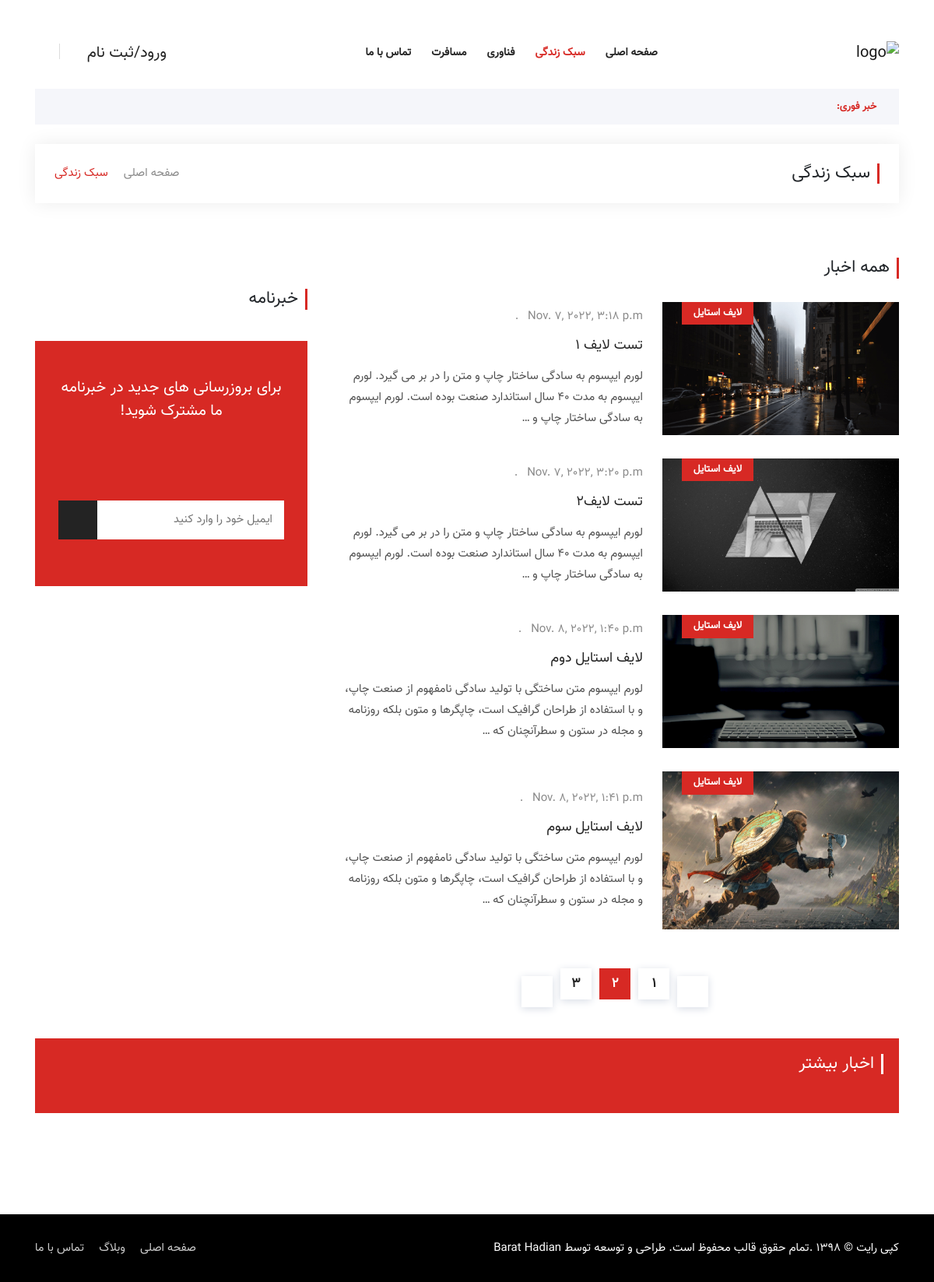
The app's page /lifestyle/ with its own data.
### Blog/models.py (models this page shows, shortened)
class Article(models.Model):
    author = models.ForeignKey(User, on_delete=models.CASCADE)
    category = models.ManyToManyField(Category, related_name='articles')
    title = models.CharField(max_length=100)
    body = models.TextField(max_length=2000)
    created = models.DateTimeField(auto_now_add=True)
    updated = models.DateTimeField(auto_now_add=True)
    image = models.ImageField(upload_to='profile/image', blank=True, null=True)

class Category(models.Model):
    title = models.CharField(max_length=100)
    created = models.DateTimeField(auto_now_add=True)
    class Meta:
        verbose_name_plural = "categories"
    def __str__(self):
        return self.title

### Blog/views.py (the view, shortened to what this page needs)
# urls.py: path('lifestyle/', views.cat_lifestyle, name='cat_lifestyle'),
def cat_lifestyle(request):
    article_lifestyle = Article.objects.filter(category=1)
    return render(request, 'Blog/lifestyle.html', {'articles': article_lifestyle})

### Blog/templates/Blog/lifestyle.html (shortened to what this page needs)
﻿{% load static %}
<!doctype html>
<html lang="fa">
<head>
    <link rel="stylesheet" href="{% static 'assets/css/bootstrap.min.css' %}">
    <link rel="stylesheet" href="{% static 'assets/css/animate.min.css' %}">
    <link rel="stylesheet" href="{% static 'assets/css/icofont.min.css' %}">
    <link rel="stylesheet" href="{% static 'assets/css/meanmenu.css' %}">
    <link rel="stylesheet" href="{% static 'assets/css/owl.carousel.min.css' %}">
    <link rel="stylesheet" href="{% static 'assets/css/magnific-popup.min.css' %}">
    <link rel="stylesheet" href="{% static 'assets/css/style.css' %}">
    <link rel="stylesheet" href="{% static 'assets/css/rtl.css' %}">
    <link rel="stylesheet" href="{% static 'assets/css/responsive.css' %}">
</head>
<body>
<header class="header-area">
    <div class="navbar-area">
        <div class="sinmun-nav">
            <div class="container">
                <nav class="navbar navbar-expand-md navbar-light">
                    <a class="navbar-brand" href="{% url 'blog:home' %}"><img src="{% static 'assets/img/logo.png' %}"
                                                                              alt="logo"></a>
                    <div class="collapse navbar-collapse mean-menu" id="navbarSupportedContent">
                        <ul class="navbar-nav">
                            <li class="nav-item"><a href="{% url 'blog:home' %}" class="nav-link">صفحه اصلی</a>
                            </li>
                            <li class="nav-item"><a href="{% url 'blog:cat_lifestyle' %}" class="nav-link active">سبک
                                زندگی</a></li>
                            <li class="nav-item"><a href="{% url 'blog:cat_tech' %}" class="nav-link">فناوری</a></li>
                            <li class="nav-item"><a href="{% url 'blog:cat_travel' %}" class="nav-link">مسافرت</a></li>
                            <li class="nav-item"><a href="{% url 'blog:contact' %}" class="nav-link ">تماس با ما</a>
                            </li>
                        </ul>
                        <div class="others-options">
                            <div class="others-options">
                                <ul> {% if request.user.is_authenticated %}
                                    <li><a href="{% url 'blog:home' %}"> {{ request.user.username }} <i
                                            class="icofont-user-alt-5"></i></a></li>
                                    <li><a href="{% url 'blog:logout' %}"> خروج</a></li>
                                    <li class="header-search">
                                        <div class="nav-search">
                                            <div class="nav-search-button">
                                                <i class="icofont-ui-search"></i>
                                            </div>
                                            {% else %}
                                    <li><a href="{% url 'blog:signin' %}"> ورود/ثبت نام <i class="icofont-user-alt-5"></i></a></li>
                                    <li class="header-search">
                                    <div class="nav-search">
                                    <div class="nav-search-button">
                                        <i class="icofont-ui-search"></i>
                                    </div>
                                {% endif %}
                                    </div>
                                    </li>
                                </ul>
                            </div>
                        </div>
                </nav>
            </div>
        </div>
    </div>
    <div class="breaking-news">
        <div class="container">
            <div class="breaking-news-content clearfix">
                <h6 class="breaking-title"><i class="icofont-flash"></i> خبر فوری:</h6>
            </div>
        </div>
    </div>
</header>
<div class="page-title-area">
    <div class="container">
        <div class="page-title-content">
            <h2>سبک زندگی</h2>
            <ul>
                <li><a href="{% url 'blog:home' %}"><i class="icofont-home"></i> صفحه اصلی</a></li>
                <li><i class="icofont-rounded-left"></i></li>
                <li>سبک زندگی</li>
            </ul>
        </div>
    </div>
</div>
<section class="all-category-news ptb-40">
    <div class="container">
        <div class="row">
            <div class="col-lg-8 col-md-12">
                <div class="section-title">
                    <h2>همه اخبار</h2>
                </div>
            {% for article in articles %}
                <div class="single-category-news">
                    <div class="row m-0 align-items-center">
                        <div class="col-lg-5 col-md-6 p-0">
                            <div class="category-news-image">
                                <a href="{% url 'blog:posts'  article.id   %}"><img src="{{ article.image.url }}" alt="image"></a>
                                <div class="tags">
                                    <a href="{% url 'blog:cat_lifestyle' %}">{{ article.category.all.first }}</a>
                                </div>
                            </div>
                        </div>
                        <div class="col-lg-7 col-md-6">
                            <div class="category-news-content">
                                <span><i class="icofont-clock-time"></i>{{ article.created }}</span>
                                <h3><a href="{% url 'blog:posts'  article.id   %}">{{ article.title }}</a></h3>
                                <p>{{ article.body|truncatewords:30  }}</p>
                            </div>
                        </div>
                    </div>
                </div>
            {% endfor %}
                <div class="pagination-area">
                    <a href="#" class="prev page-numbers"><i class="icofont-double-right"></i></a>
                    <a href="#" class="page-numbers">1</a>
                    <span class="page-numbers current" aria-current="page">2</span>
                    <a href="#" class="page-numbers">3</a>
                    <a href="#" class="next page-numbers"><i class="icofont-double-left"></i></a>
                </div>
            </div>
            <div class="col-lg-4 col-md-12">
                <div class="newsletter-box">
                    <div class="section-title">
                        <h2>خبرنامه</h2>
                    </div>
                     {% include 'includes/newsletter.html' %}
                </div>
            </div>
        </div>
    </div>
</section>
<section class="more-news-area">
    <div class="container">
        <div class="more-news-inner">
            <div class="section-title">
                <h2>اخبار بیشتر</h2>
            </div>
        </div>
    </div>
</section>
<div class="copyright-area">
    <div class="container">
        <div class="row align-items-center">
            <div class="col-lg-6 col-md-12">
                <p>کپی رایت © 1398 .تمام حقوق قالب محفوظ است. طراحی و توسعه توسط <a
                        href="https://www.rtl-theme.com/author/barat/?aff=barat" target="_blank">Barat Hadian</a></p>
            </div>
            <div class="col-lg-6 col-md-12">
                <ul class="footer-nav">
                    <li><a href="{% url 'blog:home' %}">صفحه اصلی</a></li>
                    <li><a href="#">وبلاگ</a></li>
                    <li><a href="#">تماس با ما</a></li>
                </ul>
            </div>
        </div>
    </div>
</div>
</body>
</html>

### static/assets/css/rtl.css (style rules this page uses)
body { direction: rtl; }
.single-category-news .category-news-image .tags { right: auto; left: 25px; }
.navbar-brand { margin-right: 0; }
.sinmun-nav nav .others-options ul li .nav-search { border-right: 1px solid #dcdcdc; border-left: none; padding-right: 15px; padding-left: 0; }
.sinmun-nav nav .others-options ul li a { margin-left: 10px; margin-right: 0; }
.breaking-news-content .breaking-title { padding-left: 8px; padding-right: 0; float: right; }
.section-title h2 { border-left: none; border-right: 3px solid #d72924; padding-right: 9px; padding-left: 0; }
.section-title { text-align: right; }
.copyright-area { text-align: right; }
.copyright-area .footer-nav { text-align: left; }
.copyright-area .footer-nav li { margin-right: 15px; margin-left: 0; }
.copyright-area .footer-nav li:first-child { margin-right: 0; }
.single-category-news .category-news-content { padding-right: 10px; padding-left: 0; text-align: right; }
.page-title-content h2 { border-right: 3px solid #d72924; border-left: none; padding-right: 9px; padding-left: 0; text-align: right; }
.page-title-content ul { left: 25px; right: auto; }

### records on screen
Article: image (picture), category.all.first "لایف استایل", created "Nov. 7, 2022, 3:18 p.m.", title "تست لایف 1", body "لورم ایپسوم به سادگی ساختار چاپ و متن را در بر می گیرد. لورم ایپسوم به مدت 40 سال استاندارد صنعت بوده است. لورم ایپسوم به سادگی ساختار چاپ و …"
Article: image (picture), category.all.first "لایف استایل", created "Nov. 7, 2022, 3:20 p.m.", title "تست لایف2", body "لورم ایپسوم به سادگی ساختار چاپ و متن را در بر می گیرد. لورم ایپسوم به مدت 40 سال استاندارد صنعت بوده است. لورم ایپسوم به سادگی ساختار چاپ و …"
Article: image (picture), category.all.first "لایف استایل", created "Nov. 8, 2022, 1:40 p.m.", title "لایف استایل دوم", body "لورم ایپسوم متن ساختگی با تولید سادگی نامفهوم از صنعت چاپ، و با استفاده از طراحان گرافیک است، چاپگرها و متون بلکه روزنامه و مجله در ستون و سطرآنچنان که …"
Article: image (picture), category.all.first "لایف استایل", created "Nov. 8, 2022, 1:41 p.m.", title "لایف استایل سوم", body "لورم ایپسوم متن ساختگی با تولید سادگی نامفهوم از صنعت چاپ، و با استفاده از طراحان گرافیک است، چاپگرها و متون بلکه روزنامه و مجله در ستون و سطرآنچنان که …"
